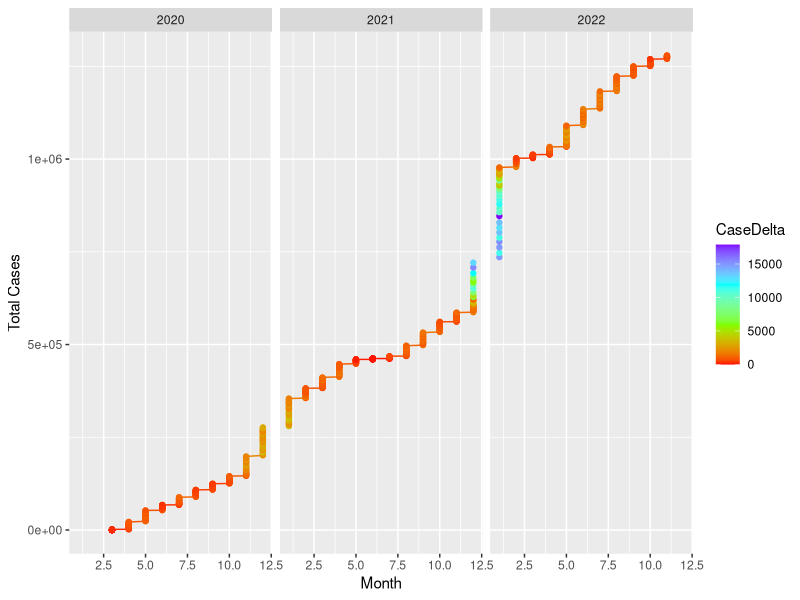
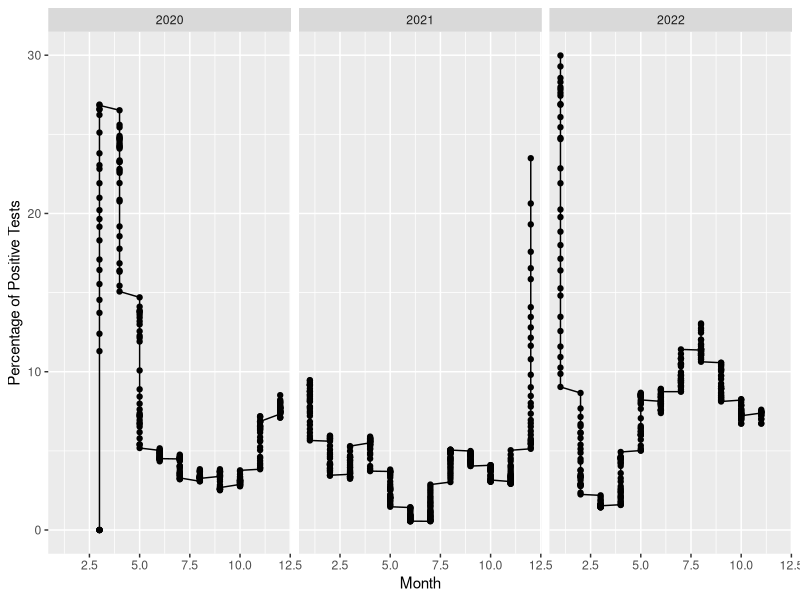
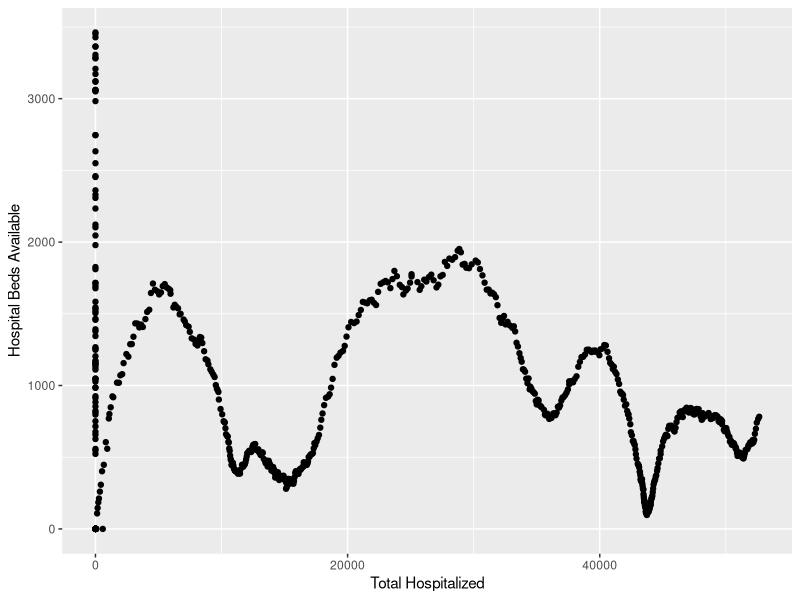
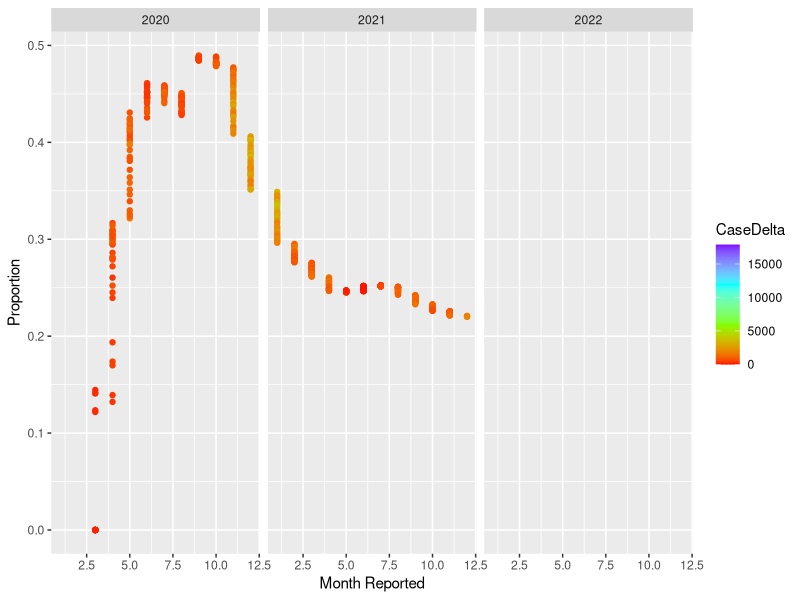
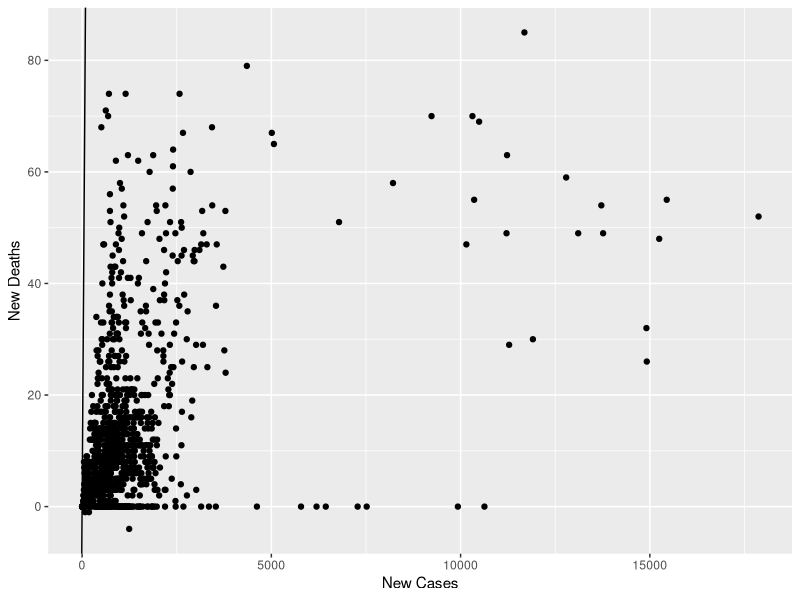

Write R code to recreate these figures, in order.
## ---- chunk 1
knitr::opts_chunk$set(echo = TRUE)
## ---- chunk 2

library(data.table)
df <- fread('MD_COVID-19_-_MASTER_Case_Tracker.csv')
show(df)
## ---- chunk 3
library(tidyverse)
library(lubridate)
library(dplyr)
## ---- chunk 4


df1 <- df %>% dplyr::mutate(year = year(as.Date(df$ReportDate,format="%m/%d/%Y")),
                 month = lubridate::month(as.Date(df$ReportDate,format="%m/%d/%Y")),
                 day = lubridate::day(as.Date(df$ReportDate,format="%m/%d/%Y")),
                 date = my(format(as.Date(df$ReportDate,format = "%m/%d/%Y"),"%m/%y")))
## ---- chunk 5
ggplot(data=df1, aes(x=df1$month, y=df1$TotalCases, color=CaseDelta)) +
  facet_grid(. ~df1$year)+
  xlab("Month") +
  ylab("Total Cases") +
  scale_colour_gradientn(colors=rainbow(4)) +
  geom_line()+
  geom_point()
## ---- chunk 6
ggplot(data=df1, aes(x=df1$month, y=df$PosTestPercent)) +
  facet_grid(. ~df1$year)+
  geom_line()+
  xlab("Month") +
  ylab("Percentage of Positive Tests") +
  geom_point()
## ---- chunk 7
ggplot(data=df1, aes(x=df1$total_hospitalized, y=df1$bedsTotal)) +
  xlab("Total Hospitalized") +
  ylab("Hospital Beds Available") +
  geom_point()
## ---- chunk 8
proportion = df1$total_released / df1$total_hospitalized
ggplot(data=df1, aes(x=df1$month, y=proportion, color=CaseDelta)) +
  facet_grid(. ~df1$year)+
  scale_colour_gradientn(colors=rainbow(4)) +
  xlab("Month Reported") +
  ylab("Proportion") +
  geom_point()

## ---- chunk 9
df1[is.na(df1)] = 0
ggplot(data=df1, aes(y=df1$deathsDelta, x=df1$CaseDelta)) +
  ylab("New Deaths") +
  xlab("New Cases") +
  geom_abline()+  
  geom_point()

